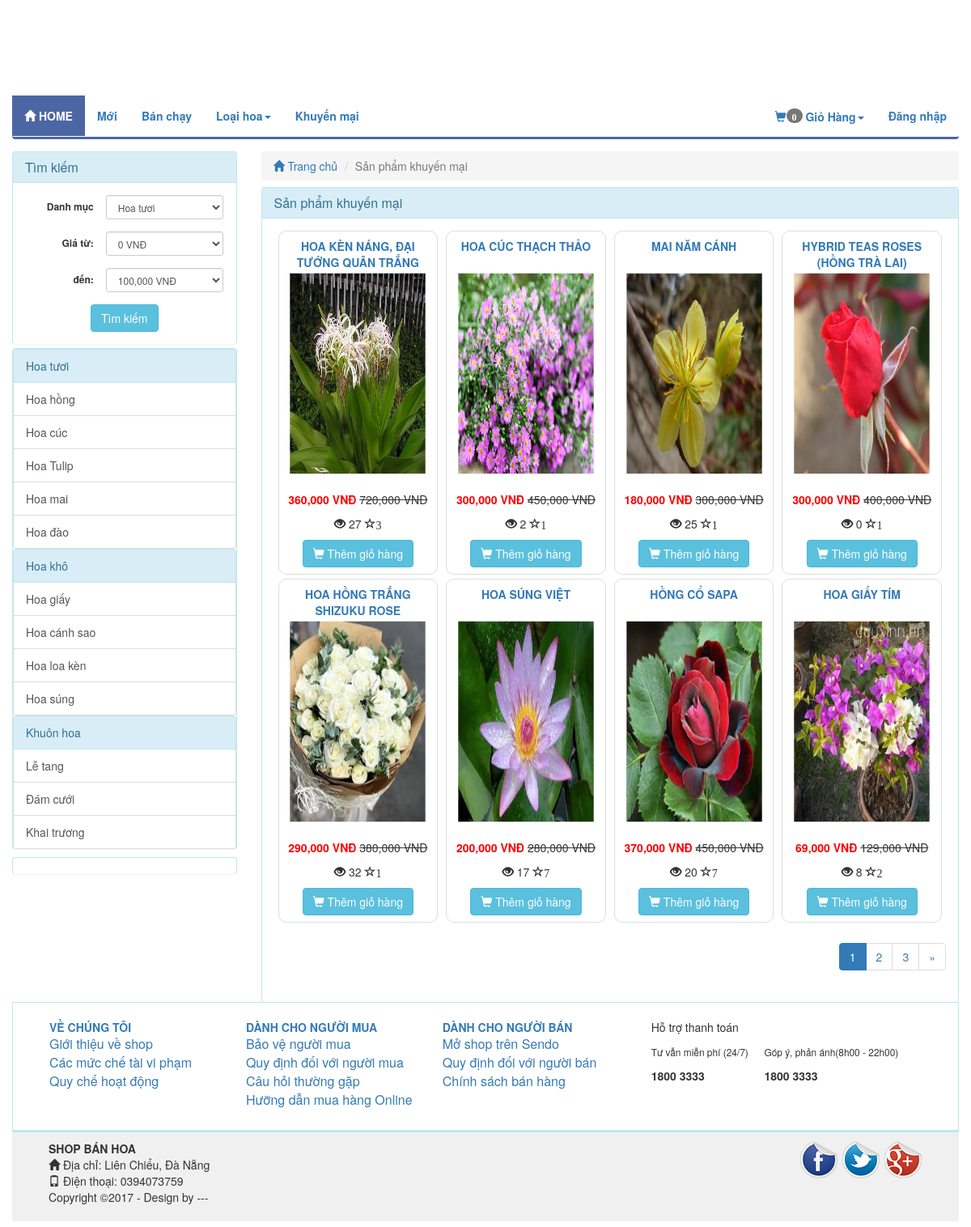
The app's page /index.php/product/discount with its own data.
### tables this page shows
CREATE TABLE `catalog` (
  `id` int(11) NOT NULL,
  `name` varchar(100) NOT NULL,
  `description` varchar(255) DEFAULT NULL,
  `parent_id` int(11) NOT NULL,
  `sort_order` tinyint(4) NOT NULL,
  `created` datetime NOT NULL
);

CREATE TABLE `product` (
  `id` int(255) NOT NULL,
  `catalog_id` int(11) NOT NULL,
  `name` varchar(255) NOT NULL,
  `content` text NOT NULL,
  `price` decimal(15,2) NOT NULL DEFAULT 0.00,
  `discount` int(11) DEFAULT 0,
  `image_link` varchar(100) NOT NULL,
  `image_list` text NOT NULL,
  `view` int(11) NOT NULL DEFAULT 0,
  `buyed` int(255) NOT NULL,
  `rate_total` int(255) NOT NULL DEFAULT 4,
  `rate_count` int(255) NOT NULL DEFAULT 1,
  `created` int(11) NOT NULL
);

### application/controllers/Product.php (called while the page is built, shortened)
<?php
class Product extends MY_Controller {
	public function __construct()
	{
		parent::__construct();
		$this->load->model('product_model');
		$this->load->model('catalog_model');
	}
	public function discount()
	{
		$input = array();
		$input['order'] = array('discount','DESC');
		$this->load->library('pagination');
		$base_url = base_url('product/discount');
		$total =20;
		$per = 8;
		$uri = 3;
		$config = pagination($base_url,$total,$per,$uri);
		$segment = $this->uri->segment(3);
		$segment = intval($segment);
		$input['limit'] = array($config['per_page'],$segment);
		$product_list = $this->product_model->get_list($input);
		$this->data['product_list'] = $product_list;
		$this->data['temp']='site/product/discount';
		$this->load->view('site/layoutsub',$this->data);
	}
}

### index.php (called while the page is built, shortened)
<?php
require_once BASEPATH.'core/CodeIgniter.php';

### application/core/MY_Controller.php (called while the page is built, shortened)
<?php
class MY_Controller extends CI_Controller {
	function __construct()
	{
		$controller = $this->uri->segment(1);
		switch ($controller) {
			default:
				$input = array();
				$input['where'] = array('parent_id' => '1');
				$input['order'] = array('sort_order', 'ASC');
				$catalog = $this->catalog_model->get_list($input);
				foreach ($catalog as $value) {
					$input= array();
					$input['where'] = array('parent_id' => $value->id);
					$input['order'] = array('sort_order', 'ASC');
					$sub = $this->catalog_model->get_list($input);
					$value->sub=$sub;
				}
				break;
		}
	}
}

### application/core/MY_Model.php (called while the page is built, shortened)
<?php if ( ! defined('BASEPATH')) exit('No direct script access allowed');
class MY_Model extends CI_Model {
    var $table = '';
    var $key = 'id';
    var $order = '';
    function get_list($input = array())
    {
        $query = $this->db->get($this->table);
        return $query->result();
    }
    protected function get_list_set_input($input = array())
    {
        if ((isset($input['where'])) && $input['where'])
        {
            $this->db->where($input['where']);
        }
        if (isset($input['order'][0]) && isset($input['order'][1]))
        {
            $this->db->order_by($input['order'][0], $input['order'][1]);
        }
        else
        {
            $order = ($this->order == '') ? array($this->table.'.'.$this->key, 'desc') : $this->order;
            $this->db->order_by($order[0], $order[1]);
        }
        if (isset($input['limit'][0]) && isset($input['limit'][1]))
        {
            $this->db->limit($input['limit'][0], $input['limit'][1]);
        }
    }
}
?>

### application/views/site/product/discount.php (the view)
<div class="col-xs-12 col-sm-9 col-md-9 col-lg-9 clearpaddingr">
	<div class="col-xs-12 col-sm-12 col-md-12 col-lg-12 clearpadding">
		<ol class="breadcrumb">
		  <li><a href="<?php echo base_url(); ?>"><span class="glyphicon glyphicon-home" aria-hidden="true"></span> Trang chủ</a></li>
		  <li class="active">Sản phẩm khuyến mại</li>
		</ol>
		<div class="panel panel-info">
		  <div class="panel-heading">
		    <h3 class="panel-title">Sản phẩm khuyến mại</h3>
		  </div>
		  <div class="panel-body">
		  	<div class="col-xs-12 col-sm-12 col-md-12 col-lg-12 clearpadding">
		  		<?php foreach ($product_list as $value) {
		  			$name = covert_vi_to_en($value->name);
	  				$name = strtolower($name);
	  				 ?>
					<div class="col-xs-12 col-sm-6 col-md-3 col-lg-3 re-padding">
			  			<div class="product_item">
			  				<p class="product_name" ><a href="<?php echo base_url($name.'-p'.$value->id); ?>" ><?php echo $value->name; ?></a></p>
			  				<div class="product-image">
			  					<a href="<?php echo base_url($name.'-p'.$value->id); ?>"><img src="<?php echo base_url(); ?>upload/product/<?php echo $value->image_link; ?>" alt="" class=""></a>
			  				</div>
			  				<?php if ($value->discount>0) {
			  					$new_price = $value->price - $value->discount; ?>
			  					<p><span class='price text-right'><?php echo number_format($new_price); ?> VNĐ</span> <del class="product-discount"><?php echo number_format($value->price); ?> VNĐ</del></p>
			  				<?php }else{ ?>
								<p><span class='price text-right'><?php echo number_format($value->price); ?> VNĐ</span></p>
			  				<?php	} ?>
							<p><span class="glyphicon glyphicon-eye-open" aria-hidden="true" title="Số lượt xem"></span> <?php echo $value->view; ?> <span class="glyphicon glyphicon-star-empty" aria-hidden="true" title="Số lượng đặt mua"><?php echo $value->buyed; ?></p>
							<a href="<?php echo base_url('cart/add/'.$value->id); ?>"><button class='btn btn-info'><span class="glyphicon glyphicon-shopping-cart" aria-hidden="true"></span> Thêm giỏ hàng</button></a>
			  			</div>
					</div>
				<?php } ?>
		  	</div>
			 <?php echo $this->pagination->create_links(); ?>
		  </div>
		</div>
	</div>
</div>

### application/views/site/sidebar.php (shortened to what this page needs)
<?php
	$catalog_id = isset($catalog_id)?$catalog_id:NULL;
	$price_from = isset($price_from)?$price_from:NULL;
	$price_to = isset($price_to)?$price_to:NULL;
 ?>
<div class="col-xs-12 col-sm-3 col-md-3 col-lg-3 clearpaddingl">
	<div class="panel panel-info" style="margin-bottom: 5px;">
		<div class="panel-heading">
		    <h3 class="panel-title">Tìm kiếm</h3>
		</div>
	    <div class="panel-body">
	  	    <form class="form-horizontal text-center" method="post" action="<?php echo base_url('product/search'); ?>">
				<div class="form-group form-group-sm">
					<label class="col-sm-5 clearpaddingl control-label" for="formGroupInputSmall">Danh mục</label>
					<div class="col-sm-7" style="padding-left: 0px">
				    	<select class="form-control" name="catalog_id">
				    		<?php foreach ($catalog as $value) { ?>
							  	<option value="<?php echo $value->id; ?>" style='font-weight: bold' <?php if($value->id==$catalog_id) echo 'selected'; ?>><?php echo $value->name; ?></option>
								 </div>
							  	<?php } ?>
				    </div>
				</div>
				<div class="form-group form-group-sm">
					<label class="col-sm-5 control-label" for="formGroupInputSmall">Giá từ:</label>
					<div class="col-sm-7" style="padding-left: 0px">
				    	<select class="form-control" name="price_from">
				    	<?php for ($i=0; $i < 1400000; $i = $i + 100000) { ?>
				    		<option value="<?php echo $i ?>" <?php if($i==$price_from) echo 'selected'; ?>><?php echo number_format($i); ?> VNĐ</option>
				    	<?php } ?>
						</select>
				    </div>
				</div>
				<div class="form-group form-group-sm">
					<label class="col-sm-5 control-label" for="formGroupInputSmall">đến:</label>
					<div class="col-sm-7" style="padding-left: 0px">
				    	<select class="form-control" name="price_to">
				    	<?php for ($i=100000; $i < 1500000; $i = $i + 100000) { ?>
				    		<option value="<?php echo $i ?>" <?php if($i==$price_to) echo 'selected'; ?>><?php echo number_format($i); ?> VNĐ</option>
				    	<?php } ?>
						</select>
				    </div>
				</div>
				<button class="btn btn-info" type="submit" name='submit'>Tìm kiếm</button>
	    </div>
	</div>
	<div class="panel panel-info">
	  <div class="panel-body" style="padding:0px">
	  	<div class="list-group">
	  	<?php foreach ($catalog as $value)
	  	{
	  		$name = covert_vi_to_en($value->name);
	  		$name = strtolower($name);
	  	?>
	  	<div class="list-group">
	  		<a href="<?php echo base_url($name.'-c'.$value->id); ?>" class="list-group-item active">
		    <?php echo $value->name; ?>
		  	</a>
		  <?php foreach ($value->sub as $val) {
		  	$namesub = covert_vi_to_en($val->name);
	  		$namesub = strtolower($namesub);
	  		?>
		  	<a href="<?php echo base_url($namesub.'-c'.$val->id); ?>" class="list-group-item"><?php echo $val->name; ?></a>
		  <?php } ?>
		 </div>
	  	<?php } ?>
	    </div>
	  </div>
	</div>
	<div class="panel panel-info" style="margin-top:10px;margin-bottom:10px;">
	  <div class="panel-body" style="padding:0px;">
	  </div>
	</div>
</div>

### public/site/css/style.css (style rules this page uses)
.clearpadding { padding-left: 0px; padding-right: 0px; }
.clearpaddingl { padding-left: 0px; }
.clearpaddingr { padding-right: 0px; }
.re-padding { padding-right: 5px; padding-left: 5px; }
.panel { margin-bottom: 0px; border-bottom:none; }
.product_item { border: 1px solid #DDDDDD; border-radius: 10px; text-align: center; padding-top: 8px; padding-bottom: 8px; margin-bottom: 5px; }
.product_name { max-height: 20px; text-transform: uppercase; font-size: 14px; color: #337ab7; font-weight: bold; }
.price { color: red; font-weight: bold; }
.product-image { margin-top:8px; margin-bottom:8px; }
.product-image img { width: 95%; height: 275px; -webkit-transform:scale(0.9); -moz-transform:scale(0.9); -o-transform:scale(0.9); transition: all .4s ease; -webkit-transition: all .4s ease; -moz-transition: all .4s ease; -o-transition: all .4s ease; }
.breadcrumb { margin-bottom: 8px; }
.list-group { margin-bottom: 0px; }
.list-group-item.active, .list-group-item.active:hover, .list-group-item.active:focus { color: #31708f; background-color: #d9edf7; border-color: #bce8f1; }

### records on screen
catalog: name "Hoa tươi"
catalog: name "Hoa hồng"
catalog: name "Hoa cúc"
catalog: name "Hoa Tulip"
catalog: name "Hoa mai"
catalog: name "Hoa đào"
catalog: name "Hoa khô"
catalog: name "Hoa giấy"
catalog: name "Hoa cánh sao"
catalog: name "Hoa loa kèn"
catalog: name "Hoa súng"
catalog: name "Khuôn hoa"
catalog: name "Lễ tang"
catalog: name "Đám cưới"
catalog: name "Khai trương"
product: name "HOA KÈN NÁNG, ĐẠI TƯỚNG QUÂN TRẮNG", image_link (picture), new_price "360,000", price "720,000", view "27", buyed "3"
product: name "HOA CÚC THẠCH THẢO", image_link (picture), new_price "300,000", price "450,000", view "2", buyed "1"
product: name "MAI NĂM CÁNH", image_link (picture), new_price "180,000", price "300,000", view "25", buyed "1"
product: name "HYBRID TEAS ROSES (HỒNG TRÀ LAI)", image_link (picture), new_price "300,000", price "400,000", view "0", buyed "1"
product: name "HOA HỒNG TRẮNG SHIZUKU ROSE", image_link (picture), new_price "290,000", price "380,000", view "32", buyed "1"
product: name "HOA SÚNG VIỆT", image_link (picture), new_price "200,000", price "280,000", view "17", buyed "7"
product: name "HỒNG CỔ SAPA", image_link (picture), new_price "370,000", price "450,000", view "20", buyed "7"
product: name "HOA GIẤY TÍM", image_link (picture), new_price "69,000", price "129,000", view "8", buyed "2"

### other values on screen
$total_items "0"
$this->pagination->create_links() "1 2 3 »"
form field catalog_id "Hoa tươi"
form field price_from "0 VNĐ"
form field price_to "100,000 VNĐ"
